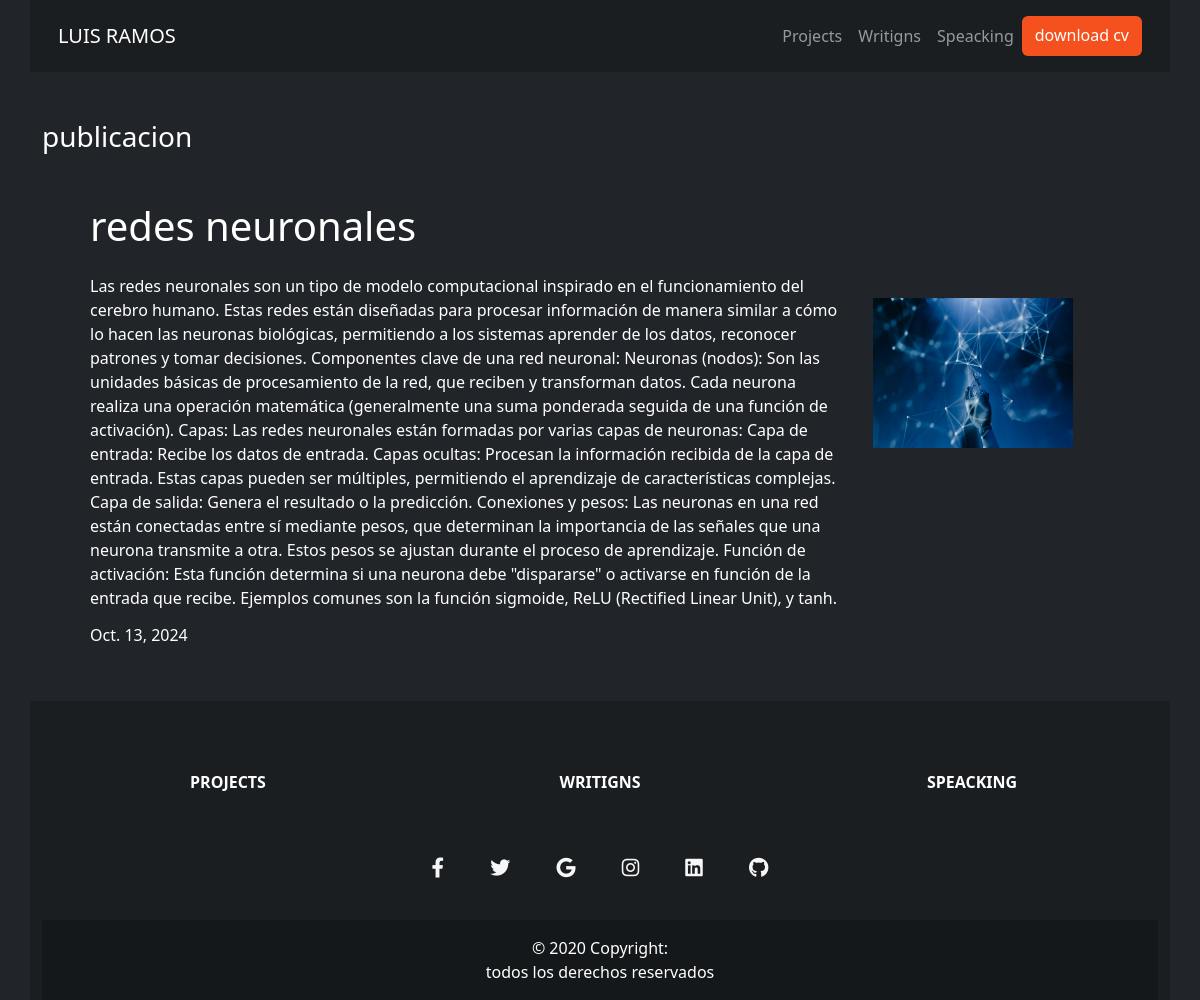
/writings/details/5, run on the app's committed database.
### writings/models.py (models this page shows)
class Publication(models.Model):
    title = models.CharField(max_length=150)
    description = models.TextField()
    image = models.ImageField(upload_to="writing/")
    date = models.DateField(datetime.date.today)

### writings/views.py (the view)
# urls.py: path('details/<int:id>', details, name='details'),
def details(request, id):
  mypublication = get_object_or_404(Publication, id=id)
  return render(request, 'publication_details.html', {'mypublication': mypublication})

### writings/templates/publication_details.html (shortened to what this page needs)
{% extends "master.html" %}
{% block content %}
<section class="container">
  <h3 class="my-5">publicacion </h3>
  <article class="row my-5 px-5">
    <h1 class="mb-4">{{ mypublication.title }} </h1>
    <div class="col-md-9 col-sm-12">
      <p>{{ mypublication.description }}</p>
      <h6>{{mypublication.date}}</h6>
    </div>
    <div class="col-md-3 col-sm-12 my-4">
      <img src="{{mypublication.image.url}}" alt="hjh" width="200" height="150" >
    </div>
  </article>
</section>
{% endblock %}

### projects/templates/master.html (shortened to what this page needs)
{% load static %}
<!DOCTYPE html>
<html lang="en">
<head>
    <link rel="stylesheet" href="{% static 'main_stilos.css' %}">
    <link href="https://cdn.jsdelivr.net/npm/bootstrap@5.3.3/dist/css/bootstrap.min.css" rel="stylesheet">
    <link href="https://cdnjs.cloudflare.com/ajax/libs/font-awesome/5.15.4/css/all.min.css" rel="stylesheet">
    <link rel="stylesheet" href="https://cdnjs.cloudflare.com/ajax/libs/font-awesome/6.0.0/css/all.min.css">
</head>
<body class="bg-dark px-3 text-white" >
    <div>
        {% include 'partials/navBar.html' %}
        {% block content %}
        {% endblock %}
        {% include 'partials/footer.html' %}
    </div>
</body>
</html>

### projects/templates/partials/navBar.html (shortened to what this page needs)
{% load static %}
<nav class="container p-3 navbar navbar-expand-sm navbar-dark" style="background-color: rgba(0, 0, 0, 0.2);">
    <div class="container">
      <a class="navbar-brand" href="/">LUIS RAMOS</a>
      <div class="collapse navbar-collapse" id="mynavbar">
        <ul class="navbar-nav ms-auto">
          <li class="nav-item">
            <a class="nav-link" href="/projects">Projects</a>
          </li>
          <li class="nav-item">
            <a class="nav-link" href="/writings">Writigns</a>
          </li>
          <li class="nav-item">
            <a class="nav-link" href="/">Speacking</a>
          </li>
            <a class="btn text-white" style="background-color: #f4511e;" href="{% static 'banner/CV-RAMOS-REYES-LUIS.pdf' %}" target="_blank">download cv</a>
        </ul>
      </div>
    </div>
  </nav>

### projects/templates/partials/footer.html
<div class="container" style="background-color: rgba(0, 0, 0, 0.2);">
  <footer class="text-center text-white">
        <div class=" pt-4" >
          <section class="">
            <div class="container text-center mt-5">
              <div class="row mt-3">
                <div class="col-md-4 col-lg-4 col-xl-3 mx-auto mb-4">
                  <h6 class="text-uppercase fw-bold mb-4">
                    <a class="nav-link" href="/projects">Projects</a>
                  </h6>
                </div>
                <div class="col-md-4 col-lg-4 col-xl-3 mx-auto mb-4">
                  <h6 class="text-uppercase fw-bold mb-4">
                    <a class="nav-link" href="/writings">Writigns</a>
                  </h6>
                </div>
                <div class="col-md-4 col-lg-4 col-xl-3 mx-auto mb-4">
                  <h6 class="text-uppercase fw-bold mb-4">
                    <a class="nav-link" href="/">Speacking</a>
                  </h6>
                </div>
              </div>
            </div>
          </section>
          <section class="mb-4" >
            <a class="btn btn-link btn-floating btn-lg text-white m-1" href="#!"
              role="button" data-mdb-ripple-color="dark">
              <i class="fab fa-facebook-f"></i
            ></a>
            <a
              class="btn btn-link btn-floating btn-lg text-white m-1"
              href="#!"
              role="button"
              data-mdb-ripple-color="dark"
              ><i class="fab fa-twitter"></i
            ></a>
            <a
              class="btn btn-link btn-floating btn-lg text-white m-1"
              href="#!"
              role="button"
              data-mdb-ripple-color="dark"
              ><i class="fab fa-google"></i
            ></a>
            <a
              data-mdb-ripple-init
              class="btn btn-link btn-floating btn-lg text-white m-1"
              href="#!"
              role="button"
              data-mdb-ripple-color="dark"
              ><i class="fab fa-instagram"></i
            ></a>
            <a
              class="btn btn-link btn-floating btn-lg text-white m-1"
              href="#!"
              role="button"
              data-mdb-ripple-color="dark"
              ><i class="fab fa-linkedin"></i
            ></a>
            <a
              class="btn btn-link btn-floating btn-lg text-white m-1"
              href="#!"
              role="button"
              data-mdb-ripple-color="dark"
              ><i class="fab fa-github"></i
            ></a>
          </section>
        </div>
        <div class="text-center text-white py-3" style="background-color: rgba(0, 0, 0, 0.2);">
          © 2020 Copyright:
          <a class="text-white nav-link" href="/">todos los derechos reservados</a>
        </div>
  </footer>
</div>

### projects/static/main_stilos.css (style rules this page uses)
body { background-color: #202020; }
i { color: rgb(247, 247, 247); transition: color 0.3s ease, transform 0.3s ease; }

### data on the page
Publication: title "redes neuronales", description "Las redes neuronales son un tipo de modelo computacional inspirado en el funcionamiento del cerebro humano. Estas redes están diseñadas para procesar información de manera similar a cómo lo hacen las neuronas biológicas, permitiendo a los sistemas aprender de los datos, reconocer patrones y tomar decisiones. Componentes clave de una red neuronal: Neuronas (nodos): Son las unidades básicas de procesamiento de la red, que reciben y transforman datos. Cada neurona realiza una operación matemática (generalmente una suma ponderada seguida de una función de activación). Capas: Las redes neuronales están formadas por varias capas de neuronas: Capa de entrada: Recibe los datos de entrada. Capas…", date "Oct. 13, 2024", image (picture)
